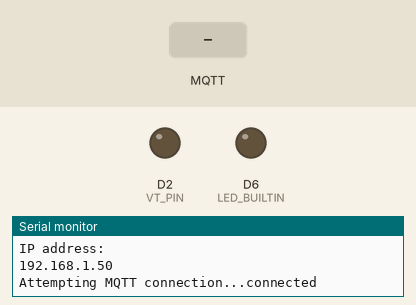
The sketch below on a simulated Arduino MKR. Shown: output pins drawn as LEDs (lit = HIGH), the last lines printed to the serial monitor. Inputs (shaded band) come from the test bench. WiFi joins after 1.5 s; servers stay silent unless stated; random numbers use the default seed unless the sketch sets one; no MQTT or app messages arrive unless stated.

Above: at 2.7 s.
2.8 s: MQTT message "d" arrives on the first subscribed topic
At 4.0 s:
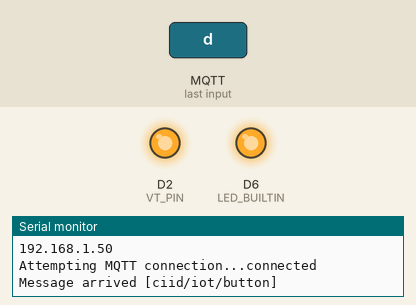
4.3 s: MQTT message "1" arrives on the first subscribed topic
At 5.2 s:
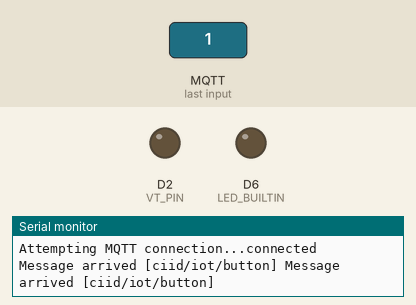
Timing chart, 0 to 7.3 s (numbered marks = the images above; inputs shaded):
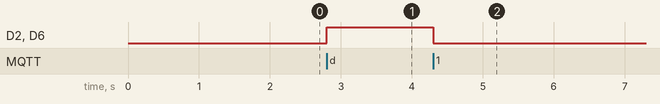

The sketch:

iot_vt.ino
```cpp
#include <PubSubClient.h>
#include <WiFiNINA.h>

const char* ssid = "WiFi Name"; //Enter SSID
const char* password = "WiFi Password"; //Enter Password
const char* mqttServer = "broker.hivemq.com"; //Enter server adress
const uint16_t mqttPort = 1883; // Enter server port
const char* mqttTopic = "ciid/iot/button";
#define VT_PIN 2

WiFiClient wifi;
PubSubClient client(wifi);

void setup() {
  //open the serial port for debugging
  Serial.begin(115200);

  //set up the button
  pinMode(VT_PIN, OUTPUT);
  digitalWrite(VT_PIN, LOW);

  //set up the LED for immediate feedback
  pinMode(LED_BUILTIN, OUTPUT);
  digitalWrite(LED_BUILTIN, LOW);

  //connect to wifi
  setup_wifi();
  client.setServer(mqttServer, mqttPort);
  client.setCallback(callback);
}

void loop() {
  //ensure MQTT is still connected
  if (!client.connected())
  {
    reconnect();
  }
  client.loop();
}
```

wifi_handler.ino
```cpp
void setup_wifi()
{
  delay(10);

  // We start by connecting to a WiFi network
  Serial.println();
  Serial.print("Connecting to ");
  Serial.println(ssid);

  WiFi.begin(ssid, password);

  while (WiFi.status() != WL_CONNECTED)
  {
    delay(500);
    Serial.print(".");
  }

  randomSeed(micros());

  Serial.println("");
  Serial.println("WiFi connected");
  Serial.println("IP address: ");
  Serial.println(WiFi.localIP());
}

void callback(char* topic, byte* payload, unsigned int length)
{
  Serial.print("Message arrived [");
  Serial.print(topic);
  Serial.print("] ");
  if ((char)payload[0] == 'd'){
    digitalWrite(VT_PIN, HIGH);
    digitalWrite(LED_BUILTIN, HIGH);
  } else {
    digitalWrite(VT_PIN, LOW);
    digitalWrite(LED_BUILTIN, LOW);
  }
}

void reconnect()
{
  // Loop until we're reconnected
  while (!client.connected())
  {
    Serial.print("Attempting MQTT connection...");
    // Create a random client ID
    String clientId = "ArduinoClient-";
    clientId += String(random(0xffff), HEX);
    // Attempt to connect
    if (client.connect(clientId.c_str()))
    {
      Serial.println("connected");
      // ... and resubscribe
      client.subscribe(mqttTopic);
    } else
    {
      Serial.print("failed, rc=");
      Serial.print(client.state());
      Serial.println(" try again in 5 seconds");
      // Wait 5 seconds before retrying
      delay(5000);
    }
  }
}
```

Measured:
- after the input at 2.8 s, D2 (VT_PIN), D6 (LED_BUILTIN): LOW → HIGH at once
- after the input at 4.3 s, D2 (VT_PIN), D6 (LED_BUILTIN): HIGH → LOW at once
